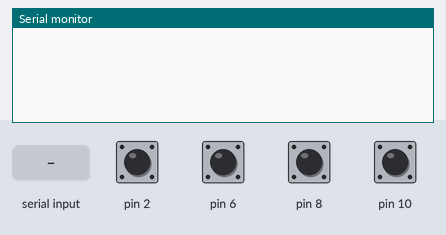
Bench run of a sketch on a simulated Arduino Uno, built with avr-gcc and run on an emulated ATmega328P. Shown: the last lines printed to the serial monitor. The test bench sets the inputs (shaded band); at power-on: pin 2, pin 6, pin 8, pin 10 HIGH.

Above: at 1.2 s.
1.3 s: pin 2 pulled LOW for 0.15 s
At 2.5 s:
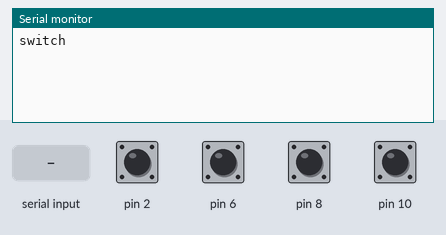
2.9 s: pin 6 pulled LOW for 0.15 s
At 3.7 s:
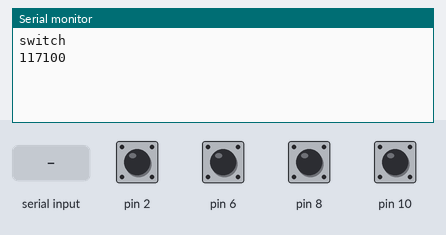
4.5 s: "hello" received over Serial
At 6.7 s:
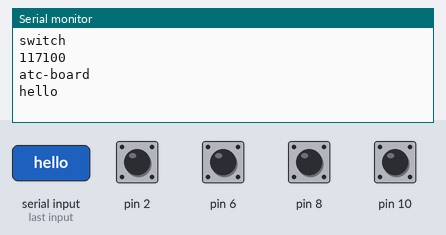
7.0 s: pin 10 pulled LOW for 0.15 s
At 8.0 s:
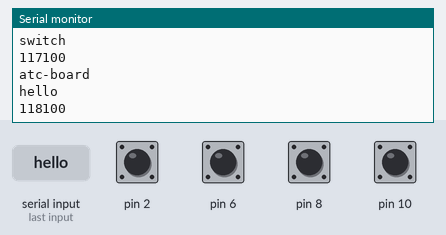
8.6 s: pin 10 pulled LOW for 1 s
At 10.5 s:
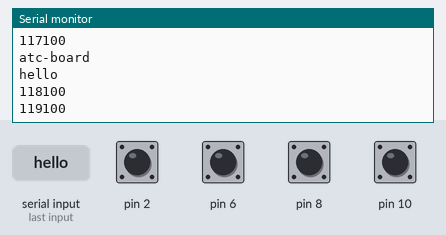
11.1 s: "1" received over Serial
At 13.3 s:
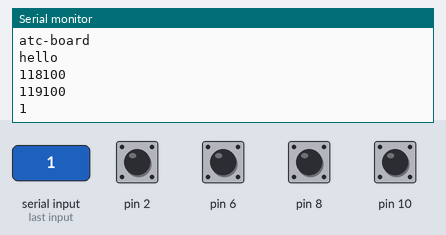
Timing chart, 0 to 13.6 s (numbered marks = the images above; inputs shaded):
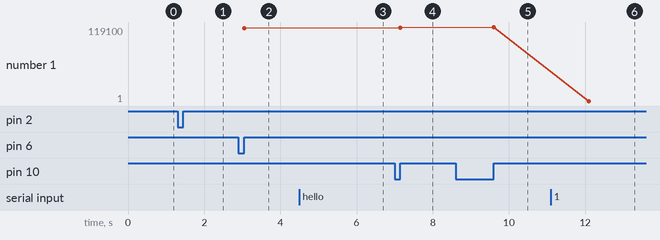

The sketch:

atc-radio.ino
```cpp
#define DIAL_INC 0xA
#define DIAL_DEC 0x6
#define DIAL_PSH 0x8
#define SWITCH   0x2

const int LOW_INC  = 0005;
const int HIGH_INC = 1000;
const long min = 118000;
const long max = 136975;

int buttonHold = 0;
int setting = HIGH_INC;
long currentValue = 118100;

void setup() {
  pinMode(DIAL_INC, INPUT_PULLUP);
  pinMode(DIAL_DEC, INPUT_PULLUP);
  pinMode(DIAL_PSH, INPUT_PULLUP);
  pinMode(SWITCH, INPUT_PULLUP);
  Serial.begin(9600);
}

void loop() {
  identify("atc-board");

  checkButtons();

  /*
  int button = getCurrentButton();
  if (button == 0) return;
  setValue(button);
  if (button == DIAL_PSH) setting = setting == HIGH_INC ? LOW_INC : HIGH_INC;
  if (button == SWITCH) Serial.println("SWITCH");
  */
}

void checkButtons() {
  long newValue = currentValue;
  if (checkButtonPressed(SWITCH)) Serial.println("switch");
  if (checkButtonPressed(DIAL_PSH)) setting = setting == HIGH_INC ? LOW_INC : HIGH_INC;
  if (checkButtonPressed(DIAL_INC)) newValue = currentValue + setting;
  if (checkButtonPressed(DIAL_DEC)) newValue = currentValue - setting;
  if (newValue != currentValue) Serial.println(currentValue = newValue);
}

bool checkButtonPressed(int button) {
  for(buttonHold = 0; !digitalRead(button); buttonHold++) delay(5);
  return (buttonHold >= 5);
}

bool checkButtonTurn(int button) {
  for(buttonHold = 0; buttonHold < 6 && !digitalRead(button); buttonHold++) delay(0);
  return (buttonHold >= 5);
}

void identify(String id) {
  String income = pollSerial();
  if (income == "hello") Serial.println(id);
  if (income.length() > 0) Serial.println(income);
}

String pollSerial() {
    if (!Serial.available()) return "";
    String income = Serial.readString();
    income.trim();
    return income;
}

void setValue(int button) {
  long newValue = calculateNewValue(button);
  if (newValue < min) newValue = min;
  if (newValue > max) newValue = max;
  if (newValue != currentValue) {
    currentValue = newValue;
    Serial.println(currentValue);
  }
}

long calculateNewValue(int button) {
  switch(button) {
    case DIAL_INC: return currentValue + setting;
    case DIAL_DEC: return currentValue - setting;
    default: return currentValue;
  }
}

int getCurrentButton() {
  if (!digitalRead(DIAL_INC)) return DIAL_INC;
  if (!digitalRead(DIAL_DEC)) return DIAL_DEC;
  if (!digitalRead(DIAL_PSH)) return DIAL_PSH;
  if (!digitalRead(SWITCH)) return SWITCH;
  return 0;
}
```

Measured:
- after the input at 1.3 s, the serial monitor: prints a new line after 0.15 s (image 1)
- after the input at 2.9 s, the serial monitor: prints a new line after 0.15 s (image 2)
- after the input at 4.5 s, the serial monitor: prints a new line after 1.0 s (image 3)
- after the input at 7.0 s, the serial monitor: prints a new line after 0.15 s (image 4)
- after the input at 8.6 s, the serial monitor: prints a new line after 1.0 s (image 5)
- after the input at 11.1 s, the serial monitor: prints a new line after 1.0 s (image 6)
- plotted number 1: 117100 → 118100 after the input at 7.0 s, 118100 → 119100 after the input at 8.6 s, 119100 → 1 after the input at 11.1 s
